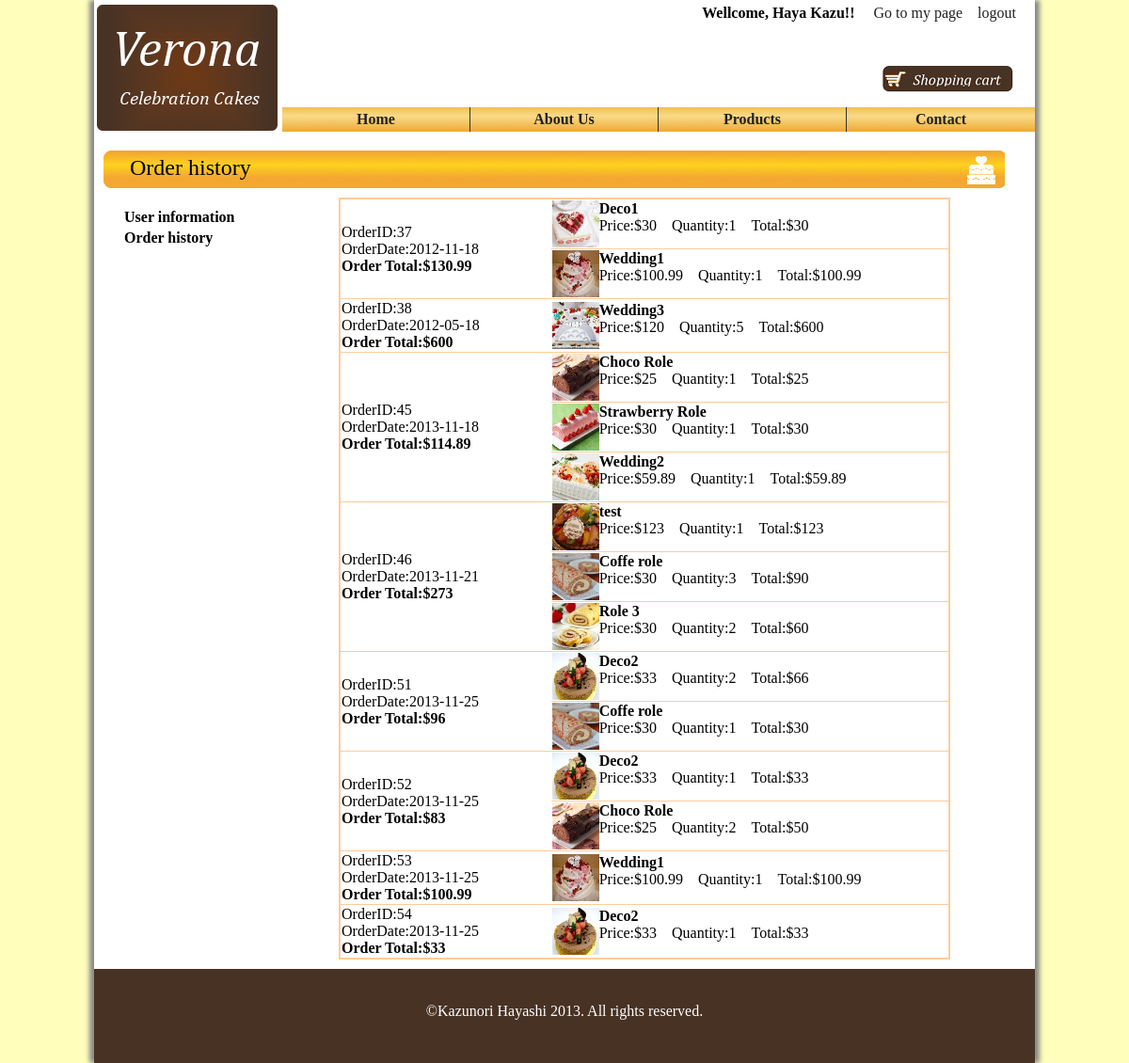
Page /orderHistory.php (signed in) on the committed database.
### tables this page shows
CREATE TABLE IF NOT EXISTS `orderdetails` (
  `orderDetailID` int(11) NOT NULL AUTO_INCREMENT,
  `orderID` int(11) NOT NULL,
  `productID` int(11) DEFAULT NULL,
  `quantity` int(11) NOT NULL,
  PRIMARY KEY (`orderDetailID`),
  KEY `orderID` (`orderID`),
  KEY `productID` (`productID`)
);

CREATE TABLE IF NOT EXISTS `orderlist` (
  `orderID` int(11) NOT NULL AUTO_INCREMENT,
  `customerID` int(11) DEFAULT NULL,
  `orderDate` date NOT NULL,
  `itemCount` int(11) NOT NULL,
  `totalPrice` double NOT NULL,
  `address` varchar(40) NOT NULL,
  `phone` varchar(13) NOT NULL,
  `lastName` varchar(20) NOT NULL,
  `firstName` varchar(20) NOT NULL,
  PRIMARY KEY (`orderID`),
  KEY `orderID` (`orderID`),
  KEY `customerID` (`customerID`),
  KEY `orderDate` (`orderDate`)
);

CREATE TABLE IF NOT EXISTS `product` (
  `ProductID` int(3) NOT NULL AUTO_INCREMENT,
  `Name` varchar(20) NOT NULL,
  `Type` varchar(20) NOT NULL,
  `Price` double NOT NULL,
  `ImageURL` varchar(30) NOT NULL,
  `Description` varchar(200) NOT NULL,
  PRIMARY KEY (`ProductID`),
  KEY `ProductID` (`ProductID`),
  KEY `Name` (`Name`),
  KEY `Type` (`Type`),
  KEY `Price` (`Price`)
);

### orderHistory.php (the view, shortened to what this page needs)
<?php session_start();
	$num = 0;
	if( !isset($_SESSION['SESS_MEMBER_ID']))
	{
		$errMsg="Your session had been finished. Please login again.";
	}
	else
	{
		try
		{
			$cusID = $_SESSION['SESS_MEMBER_ID'];
			$qry="SELECT od.orderID, orderDate, itemCount, totalPrice, quantity, Name,Price,ImageURL
					FROM orderDetails od
					INNER JOIN orderList ol on od.orderID = ol.orderID
					INNER JOIN product p on od.productID = p.productID
					";
			$where = "WHERE ol.customerID = $cusID";
			$qry = $qry.$where;
			$result=mysql_query($qry);
			$num=mysql_numrows($result);
		}
		catch(Exception $e)
		{
			$errMsg = $e;
		}
	}
?>
<!DOCTYPE html>
<html xmlns="http://www.w3.org/1999/xhtml">
<head>
<link href="css/default.css" rel="stylesheet" type="text/css">
<link href="css/style.css" rel="stylesheet" type="text/css">
<link href="css/layout.css" rel="stylesheet" type="text/css">
</head>
<body>
<div id="container">
	<div id="header">
	<?php include 'header.php'; ?>
	</div>
	<div id="main_contents" class="clearfix">
		<h2>Order history</h2>
		<div class="myPageLeft">
		<ul class="simpleList">
		<li><a href="myPage.php">User information</a></li>
		<li><a href="orderHistory.php">Order history</a></li>
		</ul>
		</div>
		<div class="myPageRight">
		<table class="table1 orderHistory">
		<?php
			if($num == 0)
			{
				echo "<div>There are no items</div>";
			}
			else
			{
				$prevOrderID = -1;
				for($i = 0; $i < $num; $i++)
				{
					$itemCnt = mysql_result($result,$i,"itemCount");
					$orderID = mysql_result($result,$i,"orderID");
					$orderDate = mysql_result($result,$i,"orderDate");
					$price = mysql_result($result,$i,"Price");
					$quantity = mysql_result($result,$i,"quantity");
					$productTotal = $price * $quantity;
					$total = mysql_result($result,$i,"totalPrice");
					$name = mysql_result($result,$i,"Name");
					$imageURL = mysql_result($result,$i,"ImageURL");
					if( $prevOrderID != $orderID)
					{
						echo"<tr><td rowspan = '$itemCnt'><p>OrderID:$orderID</p><p>OrderDate:$orderDate</p><p><b>Order Total:$$total</b></p></td>
							";
						$prevOrderID = $orderID;
					}
					else
					{
						echo "<tr>";
					}
					echo "<td><div class='orderDetailBox'><img src='images/products/thumb_$imageURL'/>";
					echo "<p><b>$name</b></p><p>Price:$$price&nbsp&nbsp&nbsp&nbspQuantity:$quantity&nbsp&nbsp&nbsp&nbspTotal:$$productTotal</p></div>";
					echo "</td></tr>";
				}
			}
		?>
		</table>
		</div>
	</div>
	<div id="footer">
	</div>
</div>
</body>
</html>

### css/default.css (style rules this page uses)
html, body, div, h1, h2, h3, h4, h5, h6, p, ul, ol, li, dl, dt, dd, form { font-weight: normal; margin: 0; padding: 0; list-style: none; }
img { border:none; }
body { font-family:Times New Roman; height: 100%; background-color:#FFFFBB; }
html { height:100%; }
h2 { width:930px; height:30px; padding:5px 0 5px 28px; background-image:url("/Verona/images/h3.jpg"); }
a { text-decoration: none; color:#222222; }
.clearfix:after { content: "."; display: block; clear: both; height: 0; visibility: hidden; }

### css/style.css (style rules this page uses)
.myPageLeft { float:left; width:200px; margin:20px; }
.myPageRight { float:left; width:650px; margin:10px; }
.orderHistory { width:100%; }
.orderHistory tr { border:solid 1px #FFCC99; margin:0; padding:1px; }
.orderDetailBox img { height:50px; float:left; }

### css/layout.css (style rules this page uses)
#container { width:1000px; min-height: 100%; margin:auto; background: white; box-shadow: 5px 0 5px #888888, -5px 0 5px #888888; position:relative; }
#header { position:relative; height:150px; }
#main_contents { margin:0; padding:10px; padding-bottom:100px; }
#footer { background: #483224; color:white; position:absolute; height:100px; width:100%; bottom:0px; }
table.table1 { border:2px solid #FFCC99; border-collapse:collapse; }
ul.simpleList li { font-weight: bold; width:100%; padding:2px; }
ul.simpleList li a { color: black; display:block; }

### rows in the picture
orderdetails: orderID "37", orderID.orderDate "2012-11-18", orderID.totalPrice "130.99", productID.ImageURL (picture), productID.Name "Deco1", productID.Price "30", quantity "1"
orderdetails: productID.ImageURL (picture), productID.Name "Wedding1", productID.Price "100.99", quantity "1"
orderdetails: orderID "38", orderID.orderDate "2012-05-18", orderID.totalPrice "600", productID.ImageURL (picture), productID.Name "Wedding3", productID.Price "120", quantity "5", productTotal "600"
orderdetails: orderID "45", orderID.orderDate "2013-11-18", orderID.totalPrice "114.89", productID.ImageURL (picture), productID.Name "Choco Role", productID.Price "25", quantity "1"
orderdetails: productID.ImageURL (picture), productID.Name "Strawberry Role", productID.Price "30", quantity "1"
orderdetails: productID.ImageURL (picture), productID.Name "Wedding2", productID.Price "59.89", quantity "1"
orderdetails: orderID "46", orderID.orderDate "2013-11-21", orderID.totalPrice "273", productID.ImageURL (picture), productID.Name "test", productID.Price "123", quantity "1"
orderdetails: productID.ImageURL (picture), productID.Name "Coffe role", productID.Price "30", quantity "3", productTotal "90"
orderdetails: productID.ImageURL (picture), productID.Name "Role 3", productID.Price "30", quantity "2", productTotal "60"
orderdetails: orderID "51", orderID.orderDate "2013-11-25", orderID.totalPrice "96", productID.ImageURL (picture), productID.Name "Deco2", productID.Price "33", quantity "2", productTotal "66"
orderdetails: productID.ImageURL (picture), productID.Name "Coffe role", productID.Price "30", quantity "1"
orderdetails: orderID "52", orderID.orderDate "2013-11-25", orderID.totalPrice "83", productID.ImageURL (picture), productID.Name "Deco2", productID.Price "33", quantity "1"
orderdetails: productID.ImageURL (picture), productID.Name "Choco Role", productID.Price "25", quantity "2", productTotal "50"
orderdetails: orderID "53", orderID.orderDate "2013-11-25", orderID.totalPrice "100.99", productID.ImageURL (picture), productID.Name "Wedding1", productID.Price "100.99", quantity "1"
orderdetails: orderID "54", orderID.orderDate "2013-11-25", orderID.totalPrice "33", productID.ImageURL (picture), productID.Name "Deco2", productID.Price "33", quantity "1"

### other values in the picture
$_SESSION['SESS_LNAME'] "Haya"
$_SESSION['SESS_FNAME'] "Kazu"
